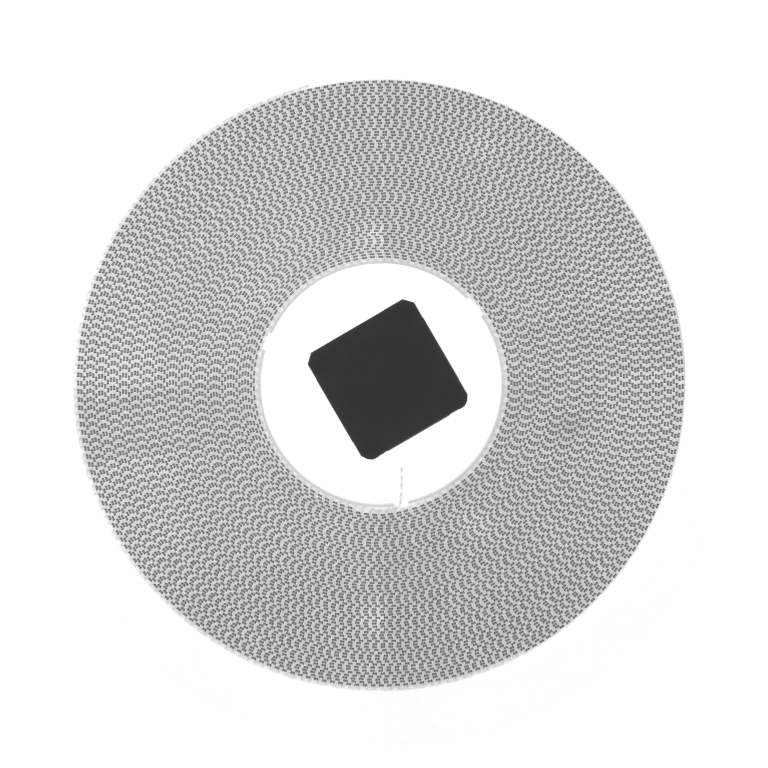
#> input picture DistanceTrans/reel01.jpg, 3072 x 3072 px, found by its file name (shown at 1/4 size)
$ python DistanceTrans.py   (older library calls are emulated)
#> lines starting #> are read from the running program, lines starting #| are printed output that depends on the picture; after the words box and inside, x2 and y2 are one past the last pixel; in counts of white or black regions, pixels touching at a corner belong together
import cv2
img1=cv2.imread(r'E:\GitHub\PythonOpenCV\DistanceTrans\reel01.jpg')
#> img1 is the input picture: shape (3072, 3072, 3); min 48, max 255, mean 216.3
#img1=cv2.imread(r'E:\GitHub\PythonOpenCV\DistanceTrans\dog.jpg',cv2.IMREAD_GRAYSCALE)

#图片路径不得有中文，否则后面对图片操作会产生错误，如下面resize产生错误
#cv2.error: OpenCV(4.1.0) C:\projects\opencv-python\opencv\modules\imgproc\src\resize.cpp:3718: error: (-215:Assertion failed) !ssize.empty() in function 'cv::resize'

#重新设置图片尺寸
#img1 = cv2.resize(img1,(300,300),interpolation=cv2.INTER_AREA)

#参数说明
#参数说明
#IMREAD_UNCHANGED 按原样返回图片
#IMREAD_GRAYSCALE 将图片转为灰阶图片返回
#IMREAD_COLOR     默认彩色打开图片
#IMREAD_ANYDEPTH  返回对应深度的图像16或32，否则返回8位图像
#IMREAD_ANYCOLOR  返回对应的格式图像

#使用相对路径
#img1=cv2.imread(r'.\CellImg.bmp',cv2.IMREAD_GRAYSCALE)

#使用控制台show图片时，必须waitKey，否则图片显示一片灰色，属于阻塞状态。
#cv2.imshow('img1',img1)
#k=cv2.waitKey(0)

img_gray = cv2.cvtColor(img1, cv2.COLOR_BGR2GRAY)

# [7 lines of commented-out code are left out]

ret,binary=cv2.threshold(img_gray,175,255,cv2.THRESH_BINARY)
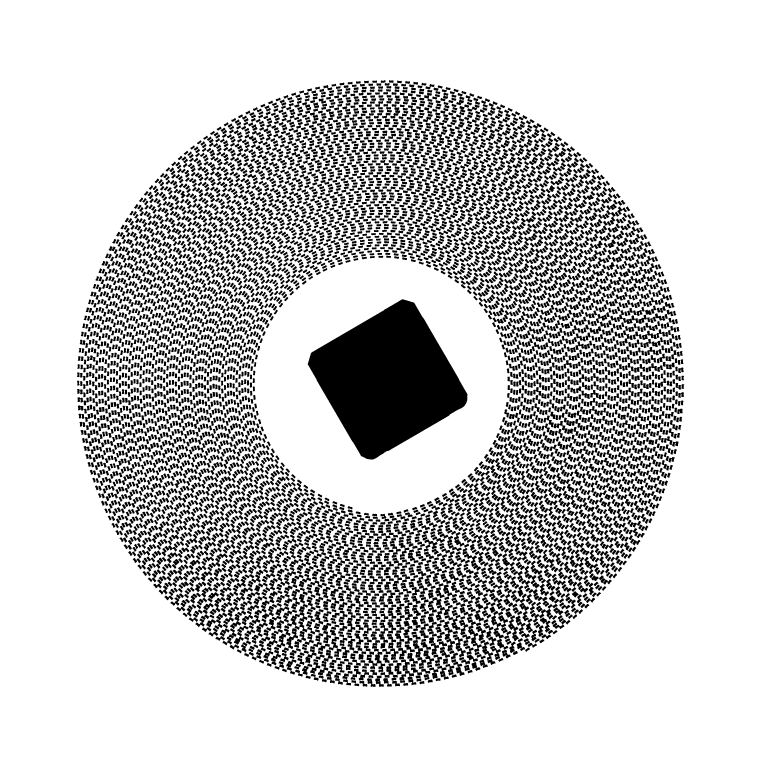
#> binary: shape (3072, 3072) (shown at 1/4 size); 80.2% white; 7533 black regions, largest, box (x1, y1, x2, y2) and area: (1231, 1197, 1870, 1838) 241951, (1145, 2376, 1231, 2597) 4715, (1456, 2560, 1541, 2689) 3739
ret,binaryinv=cv2.threshold(img_gray,175,255,cv2.THRESH_BINARY_INV)
# [5 lines of commented-out code are left out]
dist_img = cv2.distanceTransform(binaryinv,cv2.DIST_L2,3)
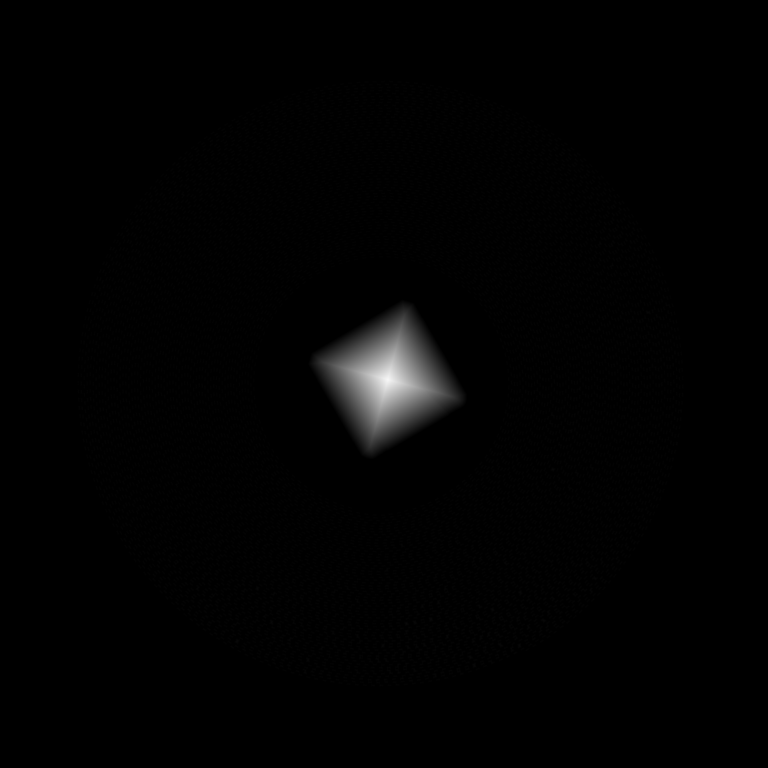
#> dist_img: shape (3072, 3072) float32 (shown at 1/4 size); min 0, max 247.4, mean 2.5

dist1 = cv2.convertScaleAbs(dist_img)
dist2 = cv2.normalize(dist_img,None,255,0,cv2.NORM_MINMAX,cv2.CV_8UC1)


cv2.namedWindow('image', cv2.WINDOW_NORMAL)
cv2.imshow('image',dist1)
#cv2.imshow('image',dist2)
cv2.waitKey(0)
cv2.destroyAllWindows()
